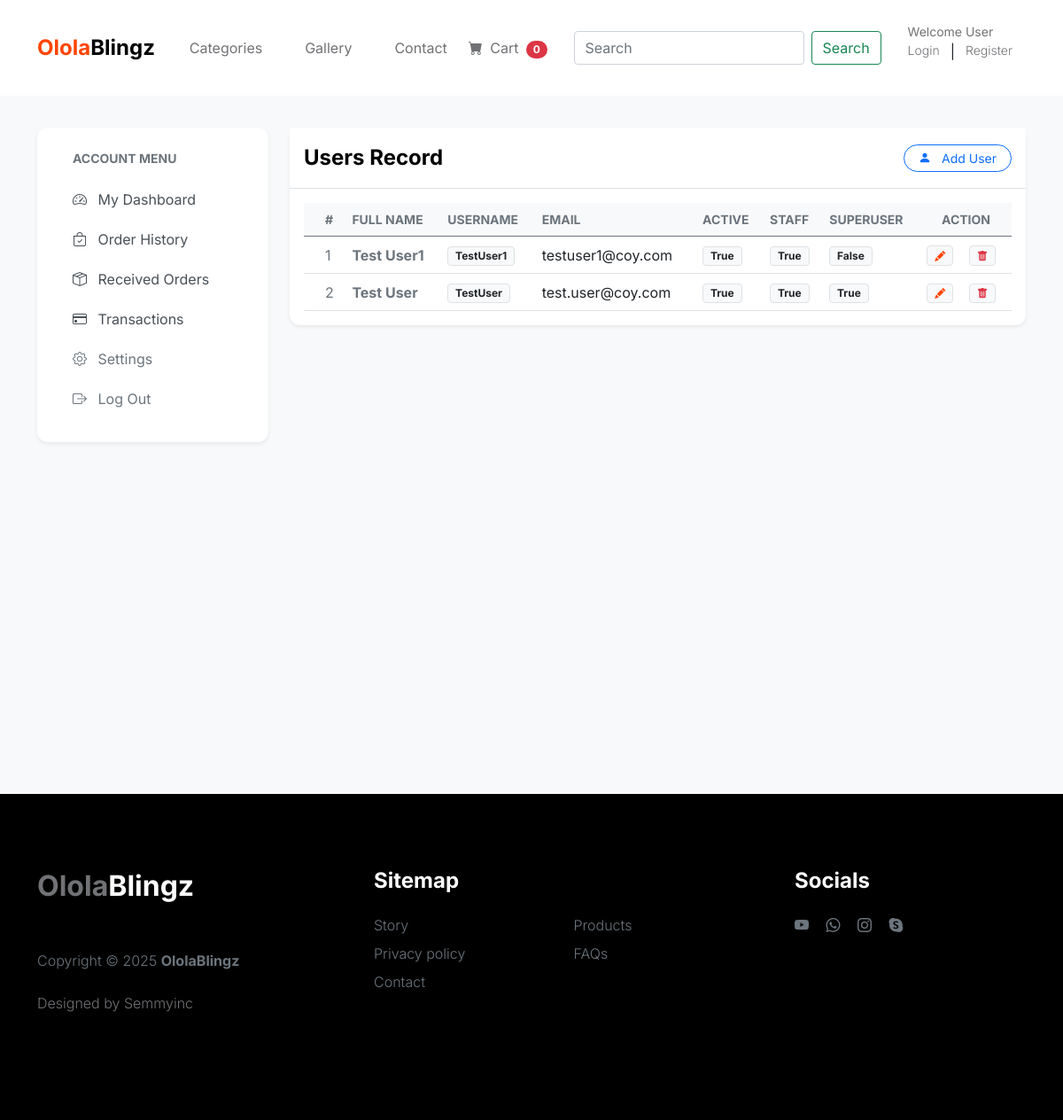
Screenshot of /dashboard/dashboard_users with the database file from the repository.
### users/models.py (models this page shows, shortened)
class Users(AbstractBaseUser):
    first_name = models.CharField(max_length=50)
    last_name = models.CharField(max_length=50)
    username = models.CharField(max_length=50, unique=True)
    phone = models.CharField(max_length=50)
    email = models.EmailField(unique=True)
    date_joined = models.DateTimeField(auto_now_add=True)
    last_login = models.DateTimeField(auto_now_add=True)
    is_admin = models.BooleanField(default=False)
    is_staff = models.BooleanField(default=False)
    is_active = models.BooleanField(default=False)
    is_superuser = models.BooleanField(default=False)
    USERNAME_FIELD = 'email'
    REQUIRED_FIELDS = ['username', 'first_name', 'last_name']
    objects = UsersManager()
    def get_fullname(self):
        return f'{self.first_name} {self.last_name}'
    class Meta:
        verbose_name_plural = 'Users'

### dashboard/views.py (the view)
# urls.py: path('dashboard_users', views.dashboard_users, name='dashboard_users'),
def dashboard_users(request):
    users = Users.objects.all()
    context = {'users':users}
    return render(request, 'dashboard/dashboard_users.html', context)

### cart/context_processors.py (called while the page is built)
def cart_counter(request):
    cart_count = 0
    if 'admin' in request.path:
        return {}
    else:
        try:
            if request.user.is_authenticated:
                cart_items = CartItem.objects.all().filter(user=request.user)
            else:
                cart = Cart.objects.filter(cart_id=_cart_id(request))
                cart_items = CartItem.objects.all().filter(cart=cart[:1])
            for cart_item in cart_items:
                cart_count += cart_item.quantity
        except Cart.DoesNotExist:
            cart_count = 0
    return dict(cart_count=cart_count)

### cart/views.py (called while the page is built)
def _cart_id(request):
    cart = request.session.session_key
    if not cart:
        cart = request.session.create()
    return cart

### product/context_processors.py (called while the page is built)
def category_menu_links(request):
    links = Category.objects.all()
    return {'links':links}

### product/models.py (called while the page is built)
    def get_slug_url(self):
        return reverse('products_by_category', args=[self.slug])

### templates/dashboard/dashboard_users.html (shortened to what this page needs)
{% extends 'base.html' %}
{% block content %}
<br><br><br><br>
<link rel="stylesheet" href="https://cdn.jsdelivr.net">
<section class="section-content padding-y-sm bg-light-soft min-vh-100">
    <div class="container py-5">
        <div class="row">
             {% include 'dashboard/sidebar.html' %}
            <main class="col-lg-9">
                <div class="card shadow-sm mb-4">
                    <div class="card-header bg-white py-3 border-bottom-0">
                        <div class="d-flex justify-content-between align-items-center">
                            <h5 class="mb-0 fw-bold">Users Record</h5>
                             <a href="{% url 'dashboard_add_user' %}" class="btn btn-sm btn-outline-primary rounded-pill px-3"><i class="bi bi-person-fill me-2"></i>&nbsp;Add User</a>
                        </div>
                    </div>
                    <div class="card-body border-top">
                        <table class="table table-hover align-middle mb-0">
                        <thead class="table-light text-muted small text-uppercase">
                            <tr>
                                <th class="ps-4">#</th>
                                <th>Full Name</th>
                                <th>Username</th>
                                <th>Email</th>
                                <th>Active</th>
                                <th>Staff</th>
                                <th>Superuser</th>
                                <th class="text-end pe-4">Action</th>
                            </tr>
                        </thead>
                        <tbody>
                            {% for person in users %}
                            <tr>
                                <td class="ps-4 text-muted">{{forloop.counter}}</td>
                                <td class="fw-bold text-secondary">{{person.get_fullname}}</td>
                                <td><span class="badge bg-light text-dark border">{{person.username}}</span></td>
                                <td>{{person.email}}</td>
                                <td><span class="badge bg-light text-dark border">{{person.is_active}}</span></td>
                                <td><span class="badge bg-light text-dark border">{{person.is_staff}}</span></td>
                                <td><span class="badge bg-light text-dark border">{{person.is_superuser}}</span></td>
                                <td>
                                    <span class="badge bg-light text-dark border"><a href="{% url 'dashboard_edit_user' person.id %}"><i class="bi bi-pencil-fill text-primary"></i></a></span>&nbsp; &nbsp;
                                    <span class="badge bg-light text-dark border"><a href="{% url 'dashboard_delete_user' person.id %}"  onclick="return confirm('Delete this user?')"><i class="bi bi-trash-fill text-danger"></i></a></span>
                                </td>
                            </tr>
                            {% endfor %}
                        </tbody>
                    </table>
                    </div>
                </div>
            </main>
        </div>
    </div>
</section>
{% endblock %}

### static/css/tooplate-little-fashion.css (style rules this page uses)
:root { --white-color: #FFFFFF; --primary-color: #FF4400; --section-bg-color: #f0f8ff; --dark-color: #000000; --grey-color: #d0d1d1; --p-color: #717275; --body-font-family: 'Inter', sans-serif; --h5-font-size: 24px; --p-font-size: 20px; --copyright-text-font-size: 16px; --product-link-font-size: 14px; --custom-link-font-size: 12px; --font-weight-thin: 100; --font-weight-light: 300; --font-weight-normal: 400; --font-weight-bold: 700; --font-weight-black: 900; }
body, html { height: 100%; }
html { scroll-behavior: smooth; }
body { background: var(--white-color); font-family: var(--body-font-family); position: relative; }
h2, h3, h4, h5, h6 { color: var(--dark-color); line-height: inherit; }
h1, h2, h3, h4, h5, h6 { font-weight: var(--font-weight-bold); }
h5 { font-size: 24px; }
a, button { touch-action: manipulation; transition: all 0.3s; }
a { color: var(--p-color); text-decoration: none; }
.text-primary { color: var(--primary-color) !important; }
section { content-visibility: auto; contain-intrinsic-size: 700px; }

### templates/dashboard/dashboard_users.html (style rules this page uses)
.bg-light-soft { background-color: #f8f9fa; }
.card { border: none; border-radius: 12px; transition: transform 0.2s; }

### rows the page displays
Users: get_fullname "Test User1", username "TestUser1", email "testuser1@coy.com", is_active "True", is_staff "True", is_superuser "False"
Users: get_fullname "Test User", username "TestUser", email "test.user@coy.com", is_active "True", is_staff "True", is_superuser "True"

### other values shown
{{ cart_count }} "0"
